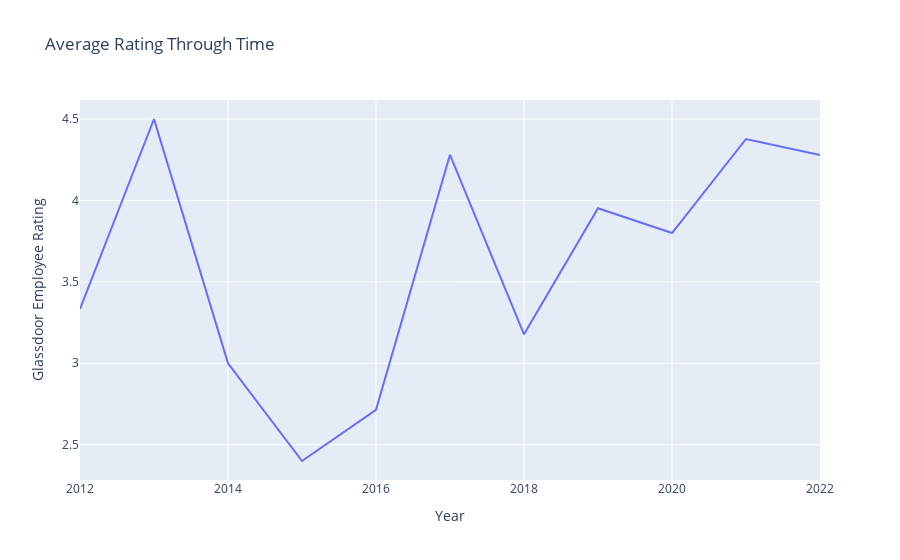

Notebook source saved alongside this figure:
### Code cell
fig = px.line(df_gb, x=df_gb.index, y='rating',
              title="Average Rating Through Time",
              labels={
                     "rating": "Glassdoor Employee Rating",
                     "date_str_year": "Year"},)
fig.show()

### Figure 1 — Plotly figure (JSON) as saved in the notebook; plotly's stock layout.template omitted (floating-point values rounded to 4 significant figures)
{"data": [{"hovertemplate": "Year=%{x}<br>Glassdoor Employee Rating=%{y}<extra></extra>", "legendgroup": "", "line": {"color": "#636efa", "dash": "solid"}, "marker": {"symbol": "circle"}, "mode": "lines", "name": "", "orientation": "v", "showlegend": false, "type": "scatter", "x": [2012, 2013, 2014, 2015, 2016, 2017, 2018, 2019, 2020, 2021, 2022], "xaxis": "x", "y": [3.333, 4.5, 3, 2.4, 2.714, 4.28, 3.178, 3.952, 3.8, 4.377, 4.278], "yaxis": "y"}], "layout": {"legend": {"tracegroupgap": 0}, "title": {"text": "Average Rating Through Time"}, "xaxis": {"anchor": "y", "domain": [0, 1], "title": {"text": "Year"}}, "yaxis": {"anchor": "x", "domain": [0, 1], "title": {"text": "Glassdoor Employee Rating"}}}}
